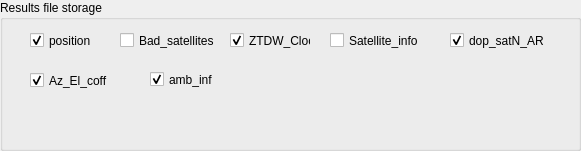
  <widget class="QGroupBox" name="groupBox_2">
   <property name="geometry">
    <rect>
     <x>470</x>
     <y>260</y>
     <width>581</width>
     <height>151</height>
    </rect>
   </property>
   <property name="title">
    <string>Results file storage</string>
   </property>
   <widget class="QCheckBox" name="Bad_satellites">
    <property name="geometry">
     <rect>
      <x>120</x>
      <y>30</y>
      <width>101</width>
      <height>21</height>
     </rect>
    </property>
    <property name="text">
     <string>Bad_satellites</string>
    </property>
   </widget>
   <widget class="QCheckBox" name="ZTDW_Clock">
    <property name="geometry">
     <rect>
      <x>230</x>
      <y>30</y>
      <width>81</width>
      <height>21</height>
     </rect>
    </property>
    <property name="text">
     <string>ZTDW_Clock</string>
    </property>
    <property name="checked">
     <bool>true</bool>
    </property>
   </widget>
   <widget class="QCheckBox" name="Satellite_info">
    <property name="geometry">
     <rect>
      <x>330</x>
      <y>30</y>
      <width>101</width>
      <height>21</height>
     </rect>
    </property>
    <property name="text">
     <string>Satellite_info</string>
    </property>
   </widget>
   <widget class="QCheckBox" name="Az_El_coff">
    <property name="geometry">
     <rect>
      <x>30</x>
      <y>70</y>
      <width>111</width>
      <height>21</height>
     </rect>
    </property>
    <property name="text">
     <string>Az_El_coff</string>
    </property>
    <property name="checked">
     <bool>true</bool>
    </property>
   </widget>
   <widget class="QCheckBox" name="dop_satN_AR">
    <property name="geometry">
     <rect>
      <x>450</x>
      <y>30</y>
      <width>121</width>
      <height>21</height>
     </rect>
    </property>
    <property name="text">
     <string>dop_satN_AR</string>
    </property>
    <property name="checked">
     <bool>true</bool>
    </property>
   </widget>
   <widget class="QCheckBox" name="position">
    <property name="geometry">
     <rect>
      <x>30</x>
      <y>30</y>
      <width>91</width>
      <height>21</height>
     </rect>
    </property>
    <property name="text">
     <string>position</string>
    </property>
    <property name="checked">
     <bool>true</bool>
    </property>
   </widget>
   <widget class="QCheckBox" name="ambiguity_inf">
    <property name="enabled">
     <bool>true</bool>
    </property>
    <property name="geometry">
     <rect>
      <x>150</x>
      <y>70</y>
      <width>91</width>
      <height>19</height>
     </rect>
    </property>
    <property name="text">
     <string>amb_inf</string>
    </property>
    <property name="checked">
     <bool>true</bool>
    </property>
   </widget>
  </widget>
